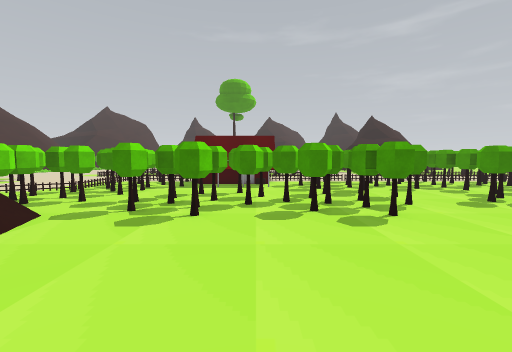
[1] (above)

16 first-person views from a walk through a Unity game level. The camera is 1.2 m above the floor, tilts 4° down and sees 90° across. The floor is counted in squares, 1 m on a side. Each view is taken from the middle of a square. On the plan, view 1 faces up. The plan holds only what a view shows up to about 12 squares ahead; the rest is blank. The place goes on beyond the plan. The player character is not drawn. Some animated figures are not drawn.

[2]
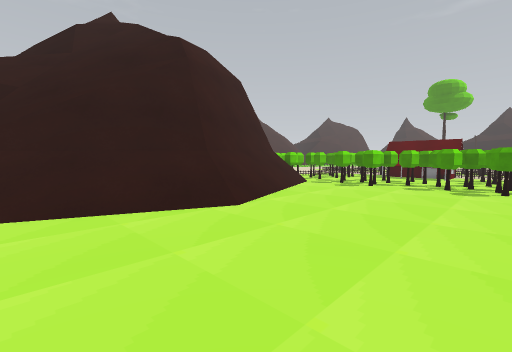

[3]
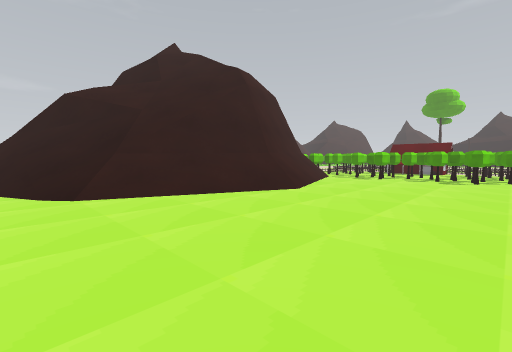

[4]
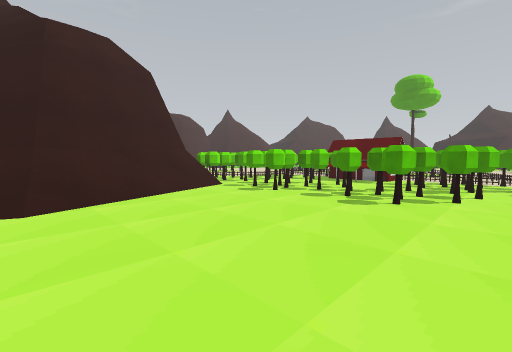

[5]
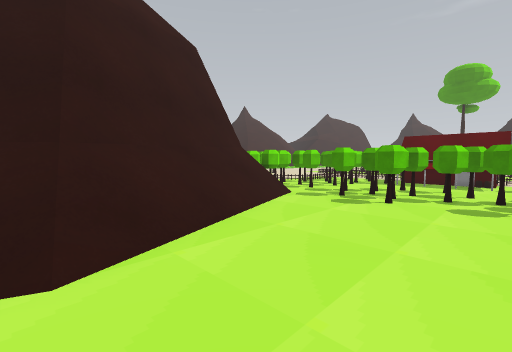

[6]
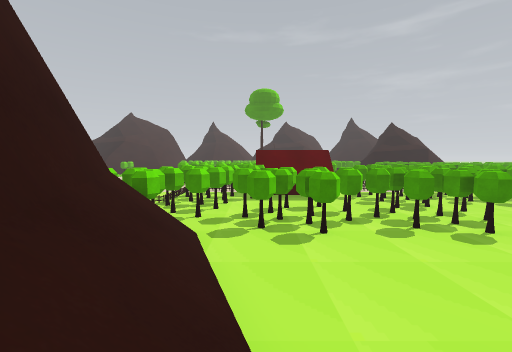

[7]
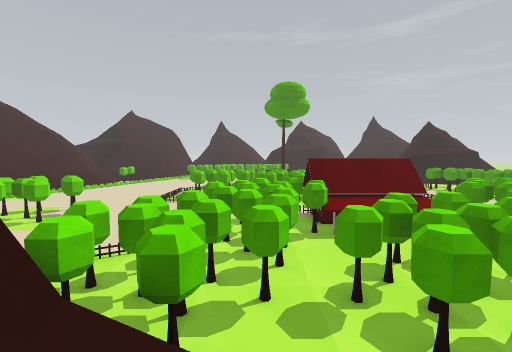

[8]
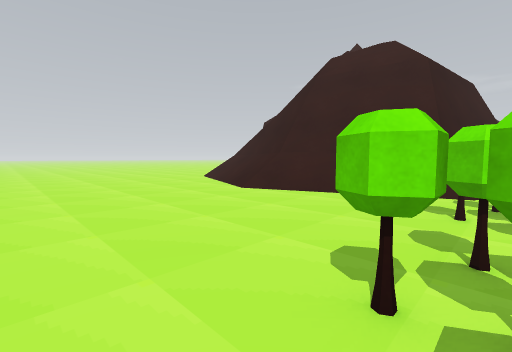

[9]
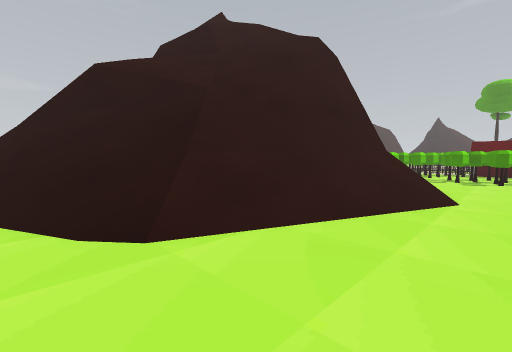

[10]
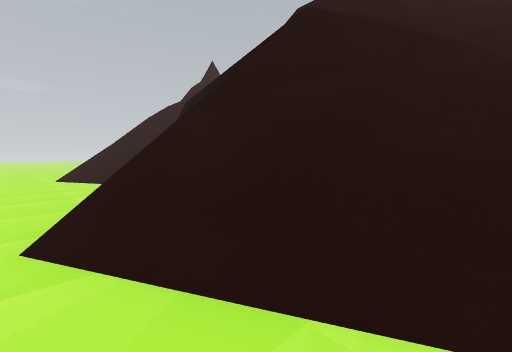

[11]
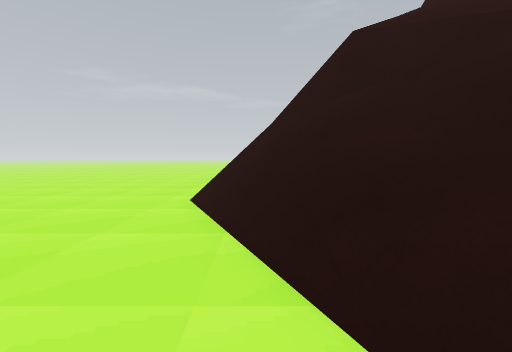

[12]
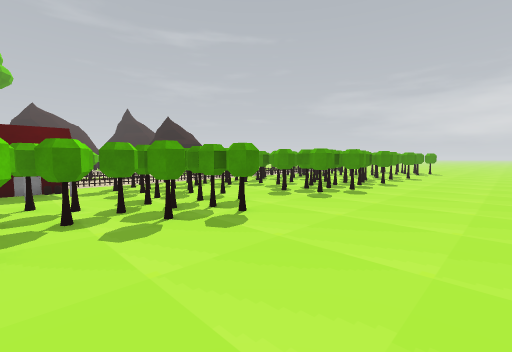

[13]
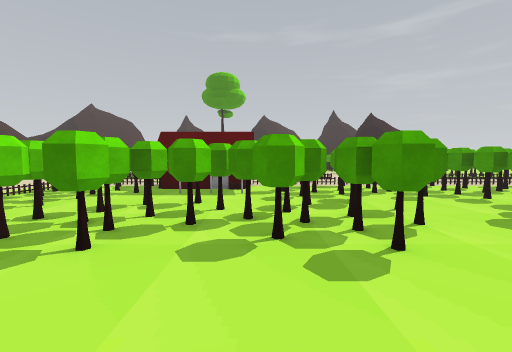

[14]
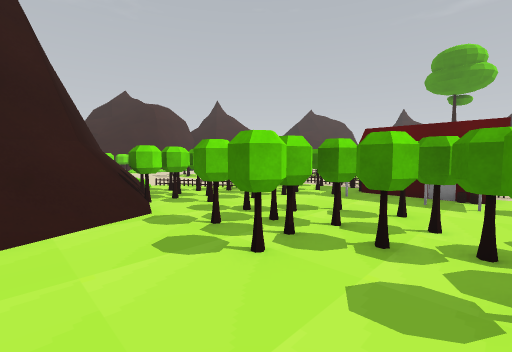

[15]
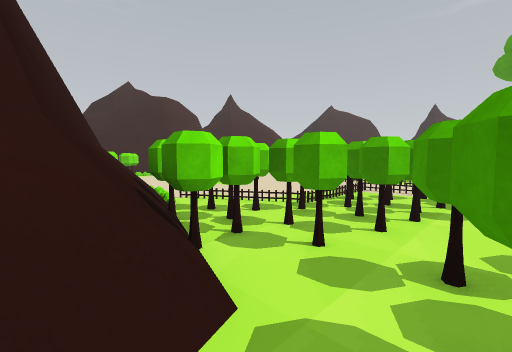

[16]
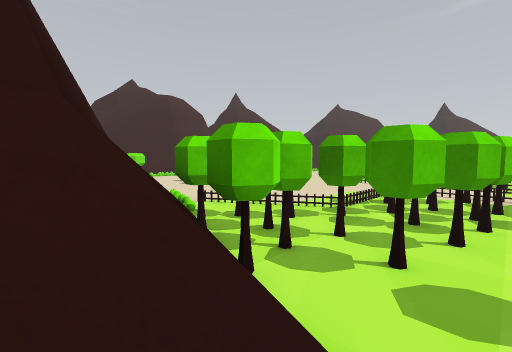

### Floor plan
Key: @ floor where view 1 was taken; # wall or solid block; . floor; / step, stairs or slope; = window, fence, low wall or low ledge; v drop or lower ground; T tree; O other object.
Columns run from 23 left of view 1 to 5 right of it. Each row starts with its distance up from view 1.
 16                 ....
 15          .    ......
 14          TT ........O      ..
 13         TTTT......TTTOOO..TTT
 12          TT......TT TOOOO.T T
 11           ......TTTTTOOOOTTT
 10         .........TTT.....TTT
  9         ........TTTT.TTT.TT
  8            .//.TTTTTTTTTTT TT
  7        OO   ///TTTTTTTTTTTTT.
  6             ///TTT..TTTTTTTT.
  5             ####=#=...T...T..
  4             /vv###//.........
  3                /##//.........
  2                  #=/.........
  1                 v##//........
  0                 v##//..@.....
 -1              /// ###//.......
 -2              =//=##=//.......
 -3             /=//=##//........
 -4          = //v=//=#//........
 -5          === ////==/.........
 -6              //=/=//.........
 -7         ===/ /#/////.........
 -8            /=#/////..........
 -9   /..       ///////..........
-10  .......     v===......... ..
-11 ........../  ==...
-12 ..................

Where each view was taken, in squares from view 1:
view 1: 0 up, 0 right, facing up
view 2: 6 down, 3 right, facing up-left
view 3: 10 down, 4 right, facing up-left
view 4: 2 down, 5 right, facing up-left
view 5: 2 down, 1 right, facing up-left
view 6: 1 down, 3 left, facing up
view 7: 3 up, 5 left, facing up
view 8: 6 up, 5 right, facing down-left
view 9: 10 down, 1 left, facing up-left
view 10: 12 down, 7 left, facing up-left
view 11: 10 down, 4 left, facing left
view 12: 1 up, 1 left, facing up-right
view 13: 2 up, 1 right, facing up
view 14: 3 up, 1 right, facing up-left
view 15: 4 up, 3 left, facing up-left
view 16: 4 up, 4 left, facing up-left
